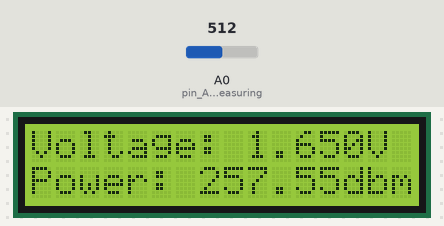
This sketch was run on a simulated Arduino Uno, built with avr-gcc and run on an emulated ATmega328P. Parts: 16×2 character LCD. Wiring (inferred from the names in the program): 24Cxx EEPROM at I2C address 0x50. The inputs (shaded band) are chosen by the test bench; at power-on: A0 (pin_A0_used_for_measuring) = 512. EEPROM starts erased.

Above: at 1.2 s.
1.3 s: A0 (pin_A0_used_for_measuring) set to 529
At 2.2 s:
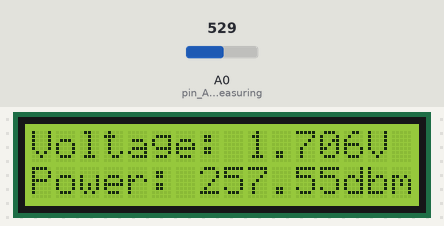
3.0 s: A0 (pin_A0_used_for_measuring) set to 557
At 4.1 s:
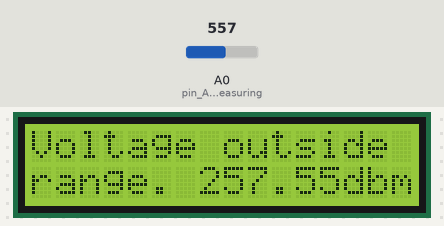
4.6 s: A0 (pin_A0_used_for_measuring) set to 511
At 5.0 s:
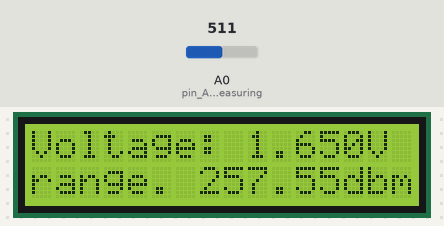
6.6 s: A0 (pin_A0_used_for_measuring) set to 716
At 7.7 s:
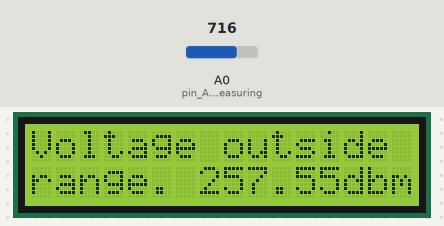
Timing chart, 0 to 9.1 s (numbered marks = the images above; inputs shaded):
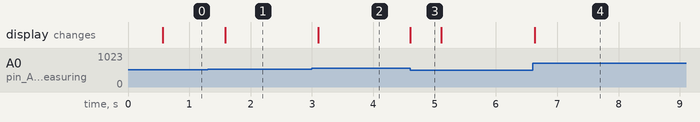

The sketch:

power_display_8bitmode.ino
```cpp
#include<Wire.h>                                              //Required for I2C protocol
#include<LiquidCrystal.h>                                     //Required for the LCD Display
#define ChipAddress 80                                        //Chip Address of the ROM retreived from the datasheet of 24LC128

const int rs = 12, en = 11, d0 = 9, d1 = 8, d2 = 7, d3 = 6, d4 = 5, d5 = 4, d6 = 3, d7 = 2;   //pins of the LCD initialised
LiquidCrystal lcd(rs, en, d0, d1, d2, d3, d4, d5, d6, d7);                //lcd object instantiated
void setup() {
  // put your setup code here, to run once:
  pinMode(A0, INPUT);                                         //pin A0 used for measuring Vout
  analogReference(EXTERNAL);                                  //used to change resolution of ADC to 4mV
  lcd.begin(16, 2);                                           //LCD started
  Wire.begin();                                               //I2C protocol started
}
float potval;
float vol;
void loop() {
  // put your main code here, to run repeatedly:

  potval = analogRead(A0);                                       //Voltage Read from pin A0
  //  potval = potval*4-2;
  potval = (int(((potval * (3.3 / 1.023))) / 4) * (4)) +2 ;
  //potval = (int)((potval*(3.3/1.023))/4)*4-2;
  vol = (potval) / (1000) ;
  if (vol < 0.248 || vol > 1.752)                              //If voltage is out of desired range (.25V-1.75V)
  {
    lcd.setCursor(0, 0);
    lcd.print("Voltage outside");
    lcd.setCursor(0, 1);
    lcd.print("range.");                                      //Voltage outside range printed on LCD
  }
  else
  {
    lcd.setCursor(0, 0);
    lcd.print("Voltage: ");
    lcd.print(vol, 3);
    lcd.print("V");                                             //Corresponding voltage printed on LCD
    delay(500);

    lcd.setCursor(0, 1);
    lcd.print("Power: ");
    vol = potval;
    float x, y;
    x = (int)readFrom(ChipAddress, (vol - 250) / 2);      //Power corresponding to voltage read from lookup table stored in EEPROM and displayed on LCD
    //  lcd.print(".");
    y = (float)readFrom(ChipAddress, (vol - 250) / 2 + 1) / 100;
    x = x + y;
    lcd.print(x, 2);
    lcd.print("dbm");
  }

}

byte readFrom(int chAddress, unsigned int ceAddress)
{
  Wire.beginTransmission(chAddress);                            //Start sequence followed by Chip Address sent
  Wire.write(ceAddress >> 8);                                   //Upper Byte of the Cell address to read from sent first
  Wire.write(ceAddress & 0xFF);                                 //Lower Byte of the Cell address sent
  Wire.endTransmission();                                       //Transmission ended with a stop sequence

  byte rData = 0;
  Wire.requestFrom(chAddress, 1);                               //One byte of data read from Cell address

  if (Wire.available())
    rData = Wire.read();                                        //Byte stored in rData

  return rData;
}
```

Measured:
- the behaviour switches between 543 and 544 on A0 (pin_A0_used_for_measuring) (found by bisection; images 1 and 2)
- after the input at 1.3 s, the display: changes after 0.29 s (image 1)
- after the input at 3.0 s, the display: changes after 0.11 s (image 2)
- after the input at 4.6 s, the display: changes at once (image 3)
- after the input at 6.6 s, the display: changes at once (image 4)
- what the display in image 3 shows lasts 0.5 s, from 4.6 s to 5.1 s
